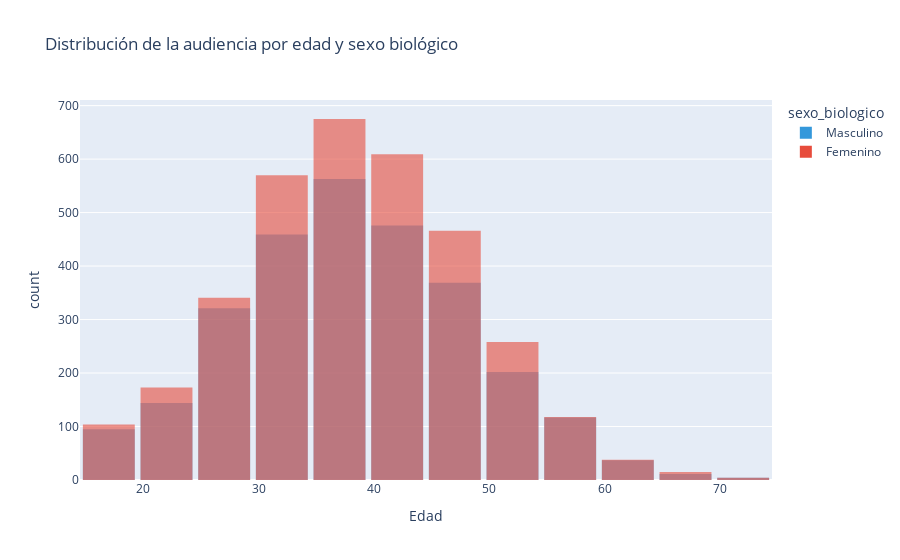

Notebook cell for this chart:
### Code cell
import plotly.express as px

fig = px.histogram(
    df,
    x="edad",
    color="sexo_biologico",
    barmode="overlay",  # también puedes usar 'group' o 'stack'
    nbins=20,
    title="Distribución de la audiencia por edad y sexo biológico",
    labels={"edad": "Edad", "count": "Cantidad"},
    opacity=0.6,
    color_discrete_sequence=["#3498db", "#e74c3c"],
)

fig.update_layout(bargap=0.1)
fig.show()

### Figure 1 — Plotly figure (JSON) as saved in the notebook; plotly's stock layout.template omitted (floating-point values rounded to 4 significant figures; data arrays with more than 128 entries replaced by an {"elided": "..."} marker saying what was removed)
{"data": [{"bingroup": "x", "hovertemplate": "sexo_biologico=Masculino<br>Edad=%{x}<br>count=%{y}<extra></extra>", "legendgroup": "Masculino", "marker": {"color": "#3498db", "opacity": 0.6, "pattern": {"shape": ""}}, "name": "Masculino", "nbinsx": 20, "orientation": "v", "showlegend": true, "type": "histogram", "x": {"elided": "2798 int values"}, "xaxis": "x", "yaxis": "y"}, {"bingroup": "x", "hovertemplate": "sexo_biologico=Femenino<br>Edad=%{x}<br>count=%{y}<extra></extra>", "legendgroup": "Femenino", "marker": {"color": "#e74c3c", "opacity": 0.6, "pattern": {"shape": ""}}, "name": "Femenino", "nbinsx": 20, "orientation": "v", "showlegend": true, "type": "histogram", "x": {"elided": "3371 int values"}, "xaxis": "x", "yaxis": "y"}], "layout": {"bargap": 0.1, "barmode": "overlay", "legend": {"title": {"text": "sexo_biologico"}, "tracegroupgap": 0}, "title": {"text": "Distribución de la audiencia por edad y sexo biológico"}, "xaxis": {"anchor": "y", "domain": [0, 1], "title": {"text": "Edad"}}, "yaxis": {"anchor": "x", "domain": [0, 1], "title": {"text": "count"}}}}
